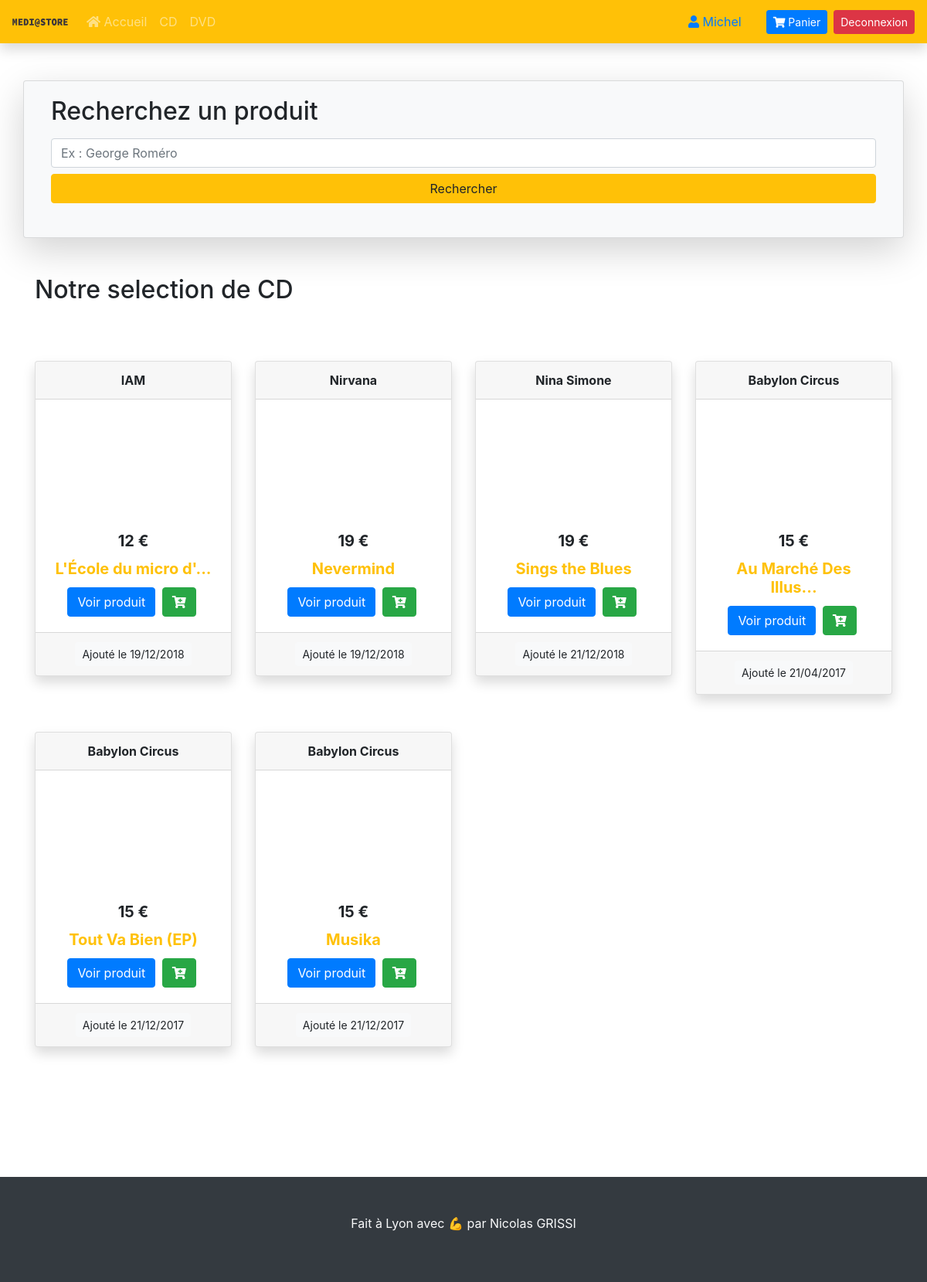
Screenshot of /index.php?page=products&categorie=1 (signed in) with the database file from the repository.
### tables this page shows
CREATE TABLE IF NOT EXISTS `products` (
  `id_product` int(11) NOT NULL AUTO_INCREMENT,
  `state_product` int(11) NOT NULL,
  `name_product` varchar(255) NOT NULL,
  `description_product` text NOT NULL,
  `categorie_product` tinyint(255) NOT NULL,
  `price_product` int(11) NOT NULL,
  `added_product` datetime(6) NOT NULL,
  `editiondate_product` date NOT NULL,
  `editor_product` varchar(255) NOT NULL,
  `author_product` varchar(255) NOT NULL,
  `url_product` varchar(500) DEFAULT 'https://via.placeholder.com/300 ',
  PRIMARY KEY (`id_product`)
);

### functions.php (called while the page is built, shortened)
<?php
$prod = new product(database::$bdd);
if (isset($_GET['categorie'])) {
    if ($_GET['categorie'] == 0) {
        $categorie = "Autre";
    } elseif ($_GET['categorie'] == 1) {
        $categorie = "CD";
    } elseif ($_GET['categorie'] == 2) {
        $categorie = "DVD";
    }
}
function tronque($chaine, $longueur = 120)
{
    if (empty ($chaine)) {
        return "";
    } elseif (strlen($chaine) < $longueur) {
        return $chaine;
    } else {
        return substr($chaine, 0, $longueur) . "...";
    }
}

### classes/product.class.php (called while the page is built, shortened)
<?php
class product
{
    private $_db;
    public function __construct($db)
    {
        $this->_db = $db ;
    }
    public function getProducts($cat)
    {
        $res = $this->_db->query('SELECT *  , DATE_FORMAT(added_product, "%e/%m/%Y") dateadd FROM mediastore.products WHERE categorie_product = '.$cat );
        return $res;
    }
}

### templates/front/products.php (the view, shortened to what this page needs)
<?php
include "./templates/front/_nav.php";
?>
<div class="container py-5">
    <div class="row">
        <?php
        include_once "_search.php";
        ?>
    </div>
    <div class="row">
        <div class="col">
            <?php echo " <p class=\"h2 my-5\">Notre selection de " . $categorie . "</p>"; ?>
        </div>
    </div>
    <div class="row">
        <?php
        $res = $prod->getProducts($cat);
        while ($prods = $res->fetch(PDO::FETCH_ASSOC)) {
            echo '<div class="col-sm-3 my-4">
                <div class="card text-center shadow">
                    <div class="card-header font-weight-bold">
                       ' . tronque($prods["author_product"], 20) . '
                    </div>
                    <a href="?page=product&product=' . $prods['id_product'] . "&categorie=" . $prods["categorie_product"] . '" >
                        <img class="card-img-top" src="' . PATH_RACINE_CONFIG . '/assets/img/thumb.png" width="253" height="151" alt="Card image cap" style="background-size: cover;background-image: url(' . $prods["url_product"] . '); ">
                    </a>
                    <div class="card-body">
                        <h5 class="card-title font-weight-bold ">' . $prods['price_product'] . ' €</h5>
                        <h5 class="card-title text-warning font-weight-bold">' . tronque($prods['name_product'], 20) . '</h5>
                        <a href="?page=product&product=' . $prods['id_product'] . '&categorie=' . $prods['categorie_product'] . '" class="btn btn-primary mr-1">Voir produit</a>
                        <a href="?page=' . $_GET['page'] . '&categorie=' . $_GET['categorie'] . '&addcart=' . $prods['id_product'] . '" class="btn btn-success mr-1"><i class="fas fa-cart-plus"></i></a>
                    </div>
                    <div class="card-footer text-muted">
                        <div class="btn btn-sm btn-light ">Ajouté le ' . $prods['dateadd'] . '</div>
                    </div>
                </div>
            </div>';
        }
        ?>
    </div>
</div>

### rows the page displays
products: author_product "IAM", price_product "12", name_product "L'École du micro d'...", dateadd "19/12/2018"
products: author_product "Nirvana", price_product "19", name_product "Nevermind", dateadd "19/12/2018"
products: author_product "Nina Simone", price_product "19", name_product "Sings the Blues", dateadd "21/12/2018"
products: author_product "Babylon Circus", price_product "15", name_product "Au Marché Des Illus...", dateadd "21/04/2017"
products: author_product "Babylon Circus", price_product "15", name_product "Tout Va Bien (EP)", dateadd "21/12/2017"
products: author_product "Babylon Circus", price_product "15", name_product "Musika", dateadd "21/12/2017"

### other values shown
$_SESSION['user']['firstname_user'] "Michel"
$categorie "CD"
